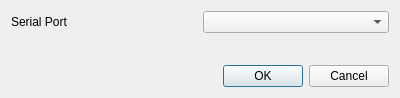
<?xml version="1.0" encoding="UTF-8"?>
<ui version="4.0">
 <class>SettingsDialog</class>
 <widget class="QDialog" name="SettingsDialog">
  <property name="geometry">
   <rect>
    <x>0</x>
    <y>0</y>
    <width>400</width>
    <height>98</height>
   </rect>
  </property>
  <property name="windowTitle">
   <string>Dialog</string>
  </property>
  <layout class="QGridLayout" name="gridLayout">
   <item row="0" column="0">
    <layout class="QHBoxLayout" name="horizontalLayout">
     <item>
      <widget class="QLabel" name="label">
       <property name="text">
        <string>Serial Port</string>
       </property>
      </widget>
     </item>
     <item>
      <widget class="QComboBox" name="comboSerial"/>
     </item>
    </layout>
   </item>
   <item row="1" column="0">
    <spacer name="verticalSpacer">
     <property name="orientation">
      <enum>Qt::Vertical</enum>
     </property>
     <property name="sizeHint" stdset="0">
      <size>
       <width>20</width>
       <height>24</height>
      </size>
     </property>
    </spacer>
   </item>
   <item row="2" column="0">
    <widget class="QDialogButtonBox" name="buttonBox">
     <property name="orientation">
      <enum>Qt::Horizontal</enum>
     </property>
     <property name="standardButtons">
      <set>QDialogButtonBox::Cancel|QDialogButtonBox::Ok</set>
     </property>
    </widget>
   </item>
  </layout>
 </widget>
 <resources/>
 <connections>
  <connection>
   <sender>buttonBox</sender>
   <signal>accepted()</signal>
   <receiver>SettingsDialog</receiver>
   <slot>accept()</slot>
   <hints>
    <hint type="sourcelabel">
     <x>248</x>
     <y>254</y>
    </hint>
    <hint type="destinationlabel">
     <x>157</x>
     <y>274</y>
    </hint>
   </hints>
  </connection>
  <connection>
   <sender>buttonBox</sender>
   <signal>rejected()</signal>
   <receiver>SettingsDialog</receiver>
   <slot>reject()</slot>
   <hints>
    <hint type="sourcelabel">
     <x>316</x>
     <y>260</y>
    </hint>
    <hint type="destinationlabel">
     <x>286</x>
     <y>274</y>
    </hint>
   </hints>
  </connection>
 </connections>
</ui>
